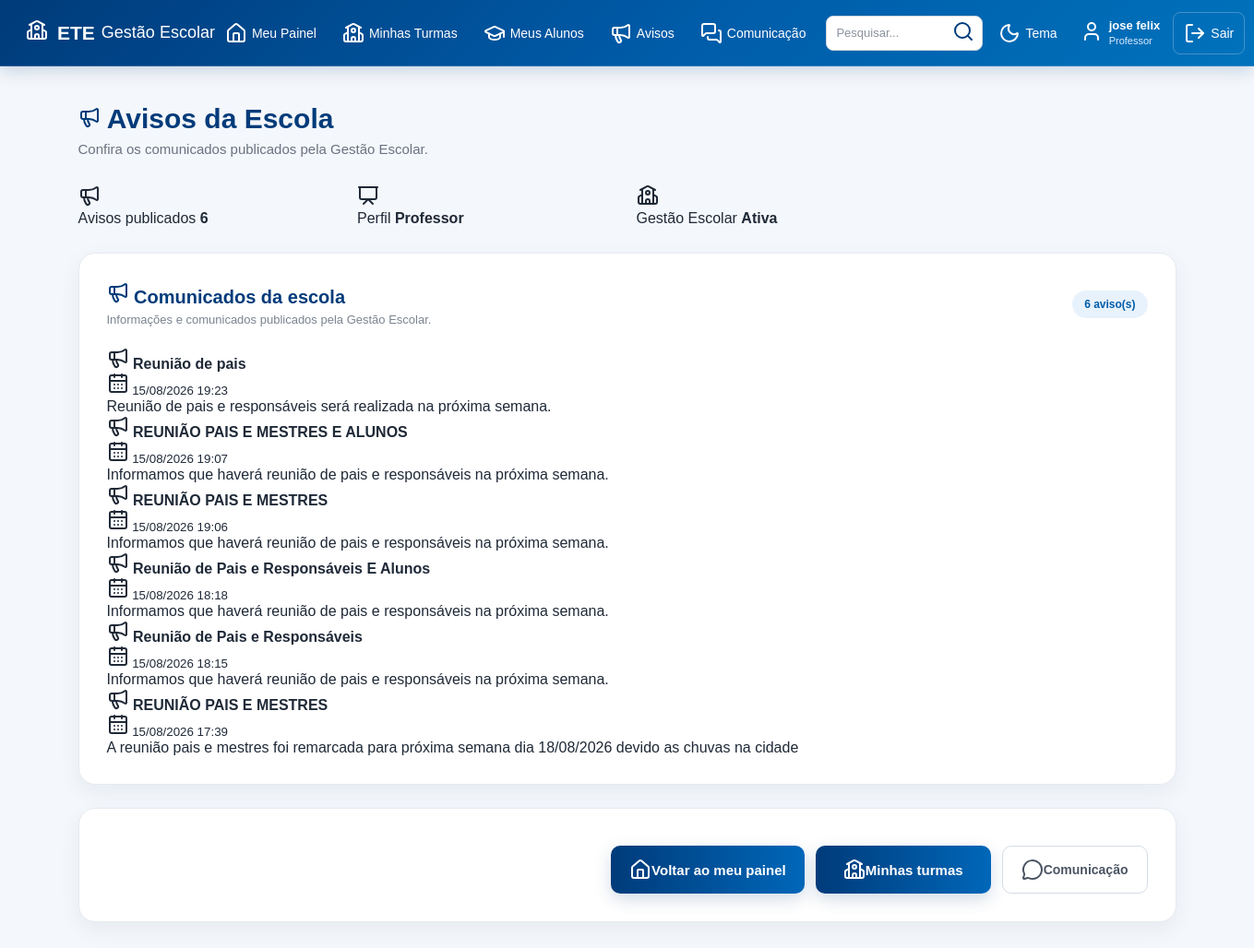
Screenshot of /professor/avisos (signed in) with the database file from the repository.
### tables this page shows
CREATE TABLE usuarios (

            id INTEGER PRIMARY KEY AUTOINCREMENT,

            nome TEXT NOT NULL,

            email TEXT NOT NULL,

            tipo TEXT NOT NULL,

            telefone TEXT,

            turma TEXT

        , senha TEXT, primeiro_acesso INTEGER DEFAULT 0);

CREATE TABLE avisos (

            id INTEGER PRIMARY KEY AUTOINCREMENT,

            titulo TEXT NOT NULL,

            mensagem TEXT NOT NULL,

            data TEXT NOT NULL

        , destino TEXT DEFAULT 'todos', turma TEXT);

### app.py (the view)
@app.route("/professor/avisos")
def professor_avisos():
    acesso = exigir_tipo("professor")
    if acesso:
        return acesso
    conexao = conectar()
    try:
        avisos = conexao.execute(
            """
            SELECT *
            FROM avisos
            WHERE
                COALESCE(destino, 'todos') IN (
                    'todos',
                    'professores'
                )
            ORDER BY id DESC
            """
        ).fetchall()
    finally:
        conexao.close()
    return render_template(
        "professor_avisos.html",
        avisos=avisos,
        usuario_nome=session["usuario_nome"],
        usuario_tipo=session["usuario_tipo"]
    )

### app.py (called while the page is built, shortened)
def usuario_logado():
    return "usuario_id" in session

def exigir_tipo(tipo):
    if not usuario_logado():
        return redirect(
            url_for("inicio")
        )
    if session.get("usuario_tipo") != tipo:
        flash(
            "Você não tem permissão para acessar esta área.",
            "error"
        )
        return redirecionar_usuario()
    return None

def buscar_usuario_atual():
    if not usuario_logado():
        return None
    conexao = conectar()
    try:
        usuario = conexao.execute(
            """
            SELECT *
            FROM usuarios
            WHERE id = ?
            """,
            (session["usuario_id"],)
        ).fetchone()
        return usuario
    finally:
        conexao.close()

@app.before_request
def protecao_global():
    rotas_publicas = {
        "inicio",
        "static"
    }
    if request.endpoint in rotas_publicas:
        return None
    if not usuario_logado():
        return None
    usuario = buscar_usuario_atual()
    session["usuario_nome"] = usuario["nome"]
    session["usuario_email"] = usuario["email"]
    session["usuario_tipo"] = usuario["tipo"]
    if (
        usuario["primeiro_acesso"] == 1
        and request.endpoint not in {
            "trocar_senha",
            "logout",
            "static"
        }
    ):
        return redirect(
            url_for("trocar_senha")
        )
    return None

### banco.py (called while the page is built)
def conectar():
    conexao = sqlite3.connect("gestao_escolar.db")
    conexao.row_factory = sqlite3.Row
    return conexao

### templates/professor_avisos.html (shortened to what this page needs)
<!DOCTYPE html>
<html lang="pt-BR">
<head>
    <link
        rel="stylesheet"
        href="{{ url_for('static', filename='style.css') }}"
    >
</head>
<body>
{% include "menu.html" %}
<main class="dashboard">
    <div class="dashboard-title">
        <h2>
            <i data-lucide="megaphone"></i>
            Avisos da Escola
        </h2>
        <p>
            Confira os comunicados publicados
            pela Gestão Escolar.
        </p>
    </div>
    <section class="dashboard-cards">
        <div class="dashboard-card">
            <div class="dashboard-card-icon">
                <i data-lucide="megaphone"></i>
            </div>
            <div>
                <span>
                    Avisos publicados
                </span>
                <strong>
                    {{ avisos|length }}
                </strong>
            </div>
        </div>
        <div class="dashboard-card">
            <div class="dashboard-card-icon">
                <i data-lucide="presentation"></i>
            </div>
            <div>
                <span>
                    Perfil
                </span>
                <strong>
                    Professor
                </strong>
            </div>
        </div>
        <div class="dashboard-card">
            <div class="dashboard-card-icon">
                <i data-lucide="school"></i>
            </div>
            <div>
                <span>
                    Gestão Escolar
                </span>
                <strong>
                    Ativa
                </strong>
            </div>
        </div>
    </section>
    <section class="content-card">
        <div class="section-header">
            <div>
                <h3>
                    <i data-lucide="megaphone"></i>
                    Comunicados da escola
                </h3>
                <p>
                    Informações e comunicados publicados
                    pela Gestão Escolar.
                </p>
            </div>
            <span class="total-badge">
                {{ avisos|length }} aviso(s)
            </span>
        </div>
        {% if avisos %}
            <div class="avisos-container">
                {% for aviso in avisos %}
                    <div class="aviso-card">
                        <div class="aviso-header">
                            <div>
                                <h4>
                                    <i data-lucide="megaphone"></i>
                                    {{ aviso['titulo'] }}
                                </h4>
                                <small>
                                    <i data-lucide="calendar-days"></i>
                                    {{ aviso['data'] }}
                                </small>
                            </div>
                        </div>
                        <div class="aviso-content">
                            <p>
                                {{ aviso['mensagem'] }}
                            </p>
                        </div>
                    </div>
                {% endfor %}
            </div>
        {% endif %}
    </section>
    <section class="content-card">
        <div class="form-buttons">
            <a
                href="{{ url_for('professor') }}"
                class="btn-login"
            >
                <i data-lucide="house"></i>
                Voltar ao meu painel
            </a>
            <a
                href="{{ url_for('professor_turmas') }}"
                class="btn-login"
            >
                <i data-lucide="school"></i>
                Minhas turmas
            </a>
            <a
                href="{{ url_for('comunicacao') }}"
                class="btn-secondary"
            >
                <i data-lucide="message-circle"></i>
                Comunicação
            </a>
        </div>
    </section>
</main>
</body>
</html>

### templates/menu.html (shortened to what this page needs)
<!DOCTYPE html>
<html lang="pt-BR">
<head>
<link
    rel="stylesheet"
    href="{{ url_for('static', filename='style.css') }}"
>
</head>
<body>
<header class="topo">
    <div class="topo-logo">
        <span class="logo-icone">
            <i data-lucide="school"></i>
        </span>
        <div class="logo-texto">
            <strong>ETE</strong>
            <span>Gestão Escolar</span>
        </div>
    </div>
    <nav class="menu-principal">
        {% if usuario_tipo == "professor" %}
            <a
                href="{{ url_for('professor') }}"
                class="menu-item"
            >
                <i data-lucide="house"></i>
                <span>Meu Painel</span>
            </a>
            <a
                href="{{ url_for('professor_turmas') }}"
                class="menu-item"
            >
                <i data-lucide="school"></i>
                <span>Minhas Turmas</span>
            </a>
            <a
                href="{{ url_for('meus_alunos') }}"
                class="menu-item"
            >
                <i data-lucide="graduation-cap"></i>
                <span>Meus Alunos</span>
            </a>
            <a
                href="{{ url_for('professor_avisos') }}"
                class="menu-item"
            >
                <i data-lucide="megaphone"></i>
                <span>Avisos</span>
            </a>
            <a
                href="{{ url_for('comunicacao') }}"
                class="menu-item"
            >
                <i data-lucide="messages-square"></i>
                <span>Comunicação</span>
            </a>
        {% endif %}
        <div class="menu-pesquisa">
            <input
                type="text"
                name="pesquisa"
                placeholder="Pesquisar..."
                aria-label="Pesquisar no sistema"
            >
            <button
                type="button"
                title="Pesquisa"
            >
                <i data-lucide="search"></i>
            </button>
        </div>
        <button
            type="button"
            class="menu-botao"
            title="Alterar tema"
        >
            <i data-lucide="moon"></i>
            <span>Tema</span>
        </button>
        <a
            href="{{ url_for('perfil') }}"
            class="menu-usuario"
        >
            <span class="usuario-icone">
                <i data-lucide="user"></i>
            </span>
            <span class="usuario-info">
                <strong>
                    {{ usuario_nome }}
                </strong>
                <small>
                    {{ usuario_tipo|capitalize }}
                </small>
            </span>
        </a>
        <a
            href="{{ url_for('logout') }}"
            class="menu-sair"
        >
            <i data-lucide="log-out"></i>
            <span>Sair</span>
        </a>
    </nav>
</header>
</body>
</html>

### rows the page displays
usuarios: nome "jose felix", tipo "Professor"
avisos: titulo "Reunião de pais", data "15/08/2026 19:23", mensagem "Reunião de pais e responsáveis será realizada na próxima semana."
avisos: titulo "REUNIÃO PAIS E MESTRES E ALUNOS", data "15/08/2026 19:07", mensagem "Informamos que haverá reunião de pais e responsáveis na próxima semana."
avisos: titulo "REUNIÃO PAIS E MESTRES", data "15/08/2026 19:06", mensagem "Informamos que haverá reunião de pais e responsáveis na próxima semana."
avisos: titulo "Reunião de Pais e Responsáveis E Alunos", data "15/08/2026 18:18", mensagem "Informamos que haverá reunião de pais e responsáveis na próxima semana."
avisos: titulo "Reunião de Pais e Responsáveis", data "15/08/2026 18:15", mensagem "Informamos que haverá reunião de pais e responsáveis na próxima semana."
avisos: titulo "REUNIÃO PAIS E MESTRES", data "15/08/2026 17:39", mensagem "A reunião pais e mestres foi remarcada para próxima semana dia 18/08/2026 devido as chuvas na cidade"

### other values shown
{{ avisos|length }} "6"
